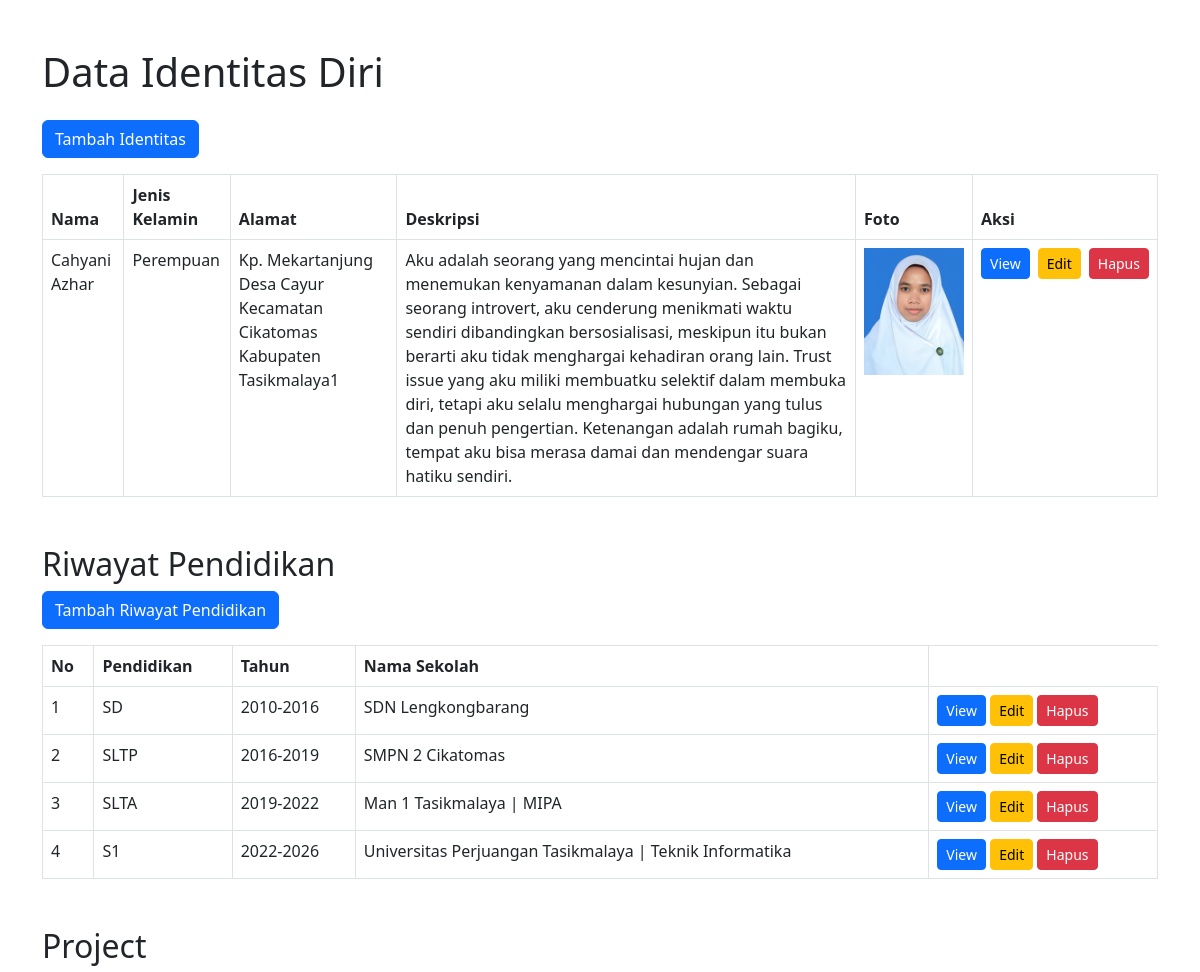
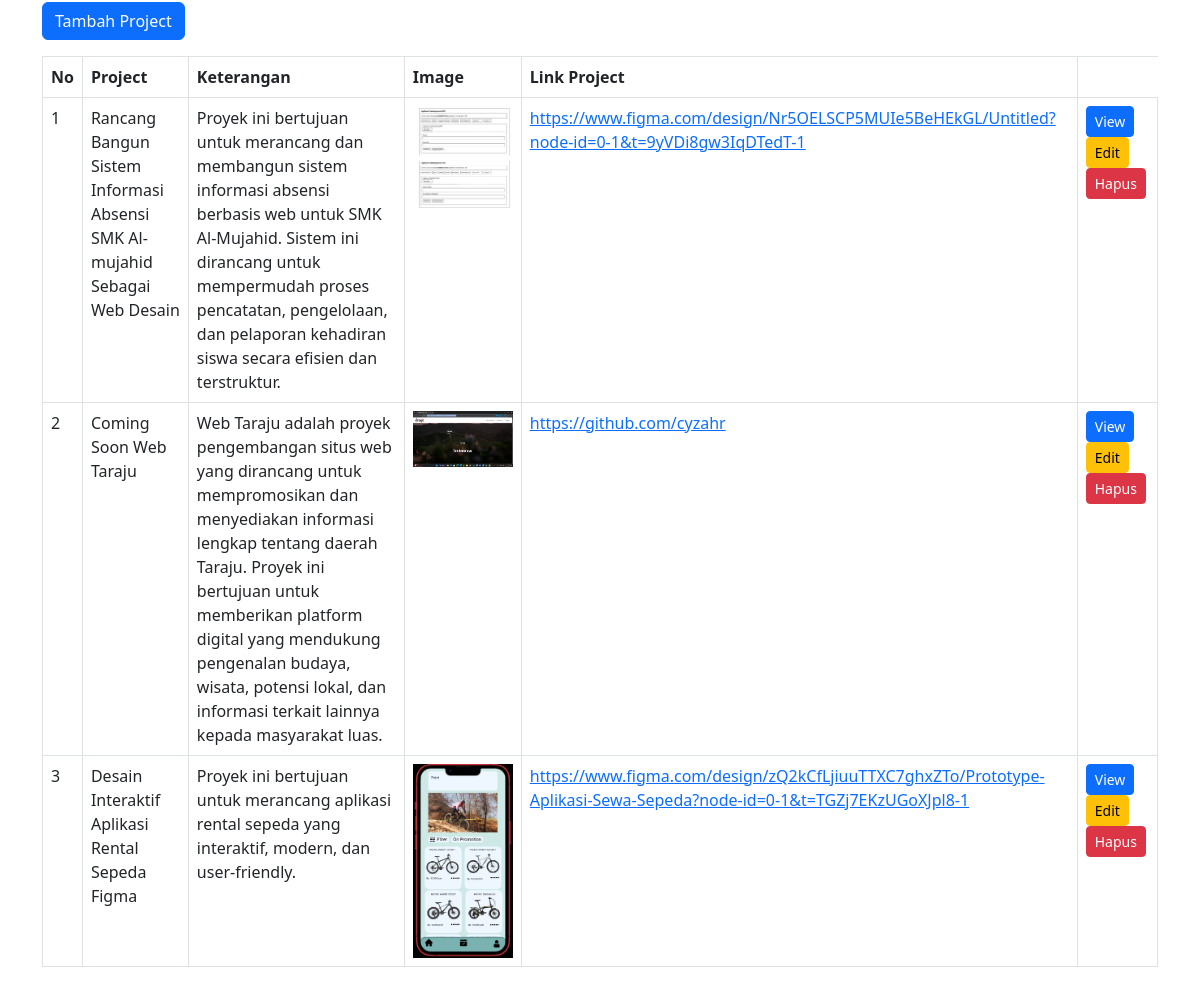
The page / on the database its author committed (2 pictures, top to bottom).
### tables this page shows
CREATE TABLE `users` (
  `id` int(11) NOT NULL,
  `nama` varchar(255) NOT NULL,
  `jenis_kelamin` enum('Laki-laki','Perempuan') NOT NULL,
  `alamat` text NOT NULL,
  `deskripsi` text DEFAULT NULL,
  `foto` varchar(255) DEFAULT NULL
);

CREATE TABLE `riwayat_pendidikan` (
  `id` int(11) NOT NULL,
  `pendidikan` text DEFAULT NULL,
  `tahun` varchar(10) DEFAULT NULL,
  `nama_sekolah` varchar(255) DEFAULT NULL
);

CREATE TABLE `project` (
  `id` int(11) NOT NULL,
  `nama_project` varchar(255) NOT NULL,
  `keterangan` text NOT NULL,
  `image` varchar(255) DEFAULT NULL,
  `link_project` varchar(255) DEFAULT NULL
);

### index.php (the view, shortened to what this page needs)
<?php
include 'database.php';
$sql = "SELECT * FROM users";
$result = $conn->query($sql);
$sql_pendidikan = "SELECT * FROM riwayat_pendidikan";
$pendidikan = $conn->query($sql_pendidikan);
$sql_project = "SELECT * FROM project";
$project = $conn->query($sql_project);
?>
<!DOCTYPE html>
<html lang="id">
    <head>
        <link href="https://cdn.jsdelivr.net/npm/bootstrap@5.3.0-alpha1/dist/css/bootstrap.min.css"
        rel="stylesheet">
        <link rel="stylesheet" href="style.css">
    </head>
    <body>
    <div class="container mt-5">
        <h1 class="mb-4">Data Identitas Diri</h1>
        <a href="create.php" class="btn btn-primary mb-3">Tambah Identitas</a>
        <table class="table table-bordered">
            <thead>
                <tr>
                    <th>Nama</th>
                    <th>Jenis Kelamin</th>
                    <th>Alamat</th>
                    <th>Deskripsi</th>
                    <th>Foto</th>
                    <th>Aksi</th>
                </tr>
            </thead>
            <tbody>
                <?php while ($row = $result->fetch_assoc()): ?>
                    <tr>
                        <td><?= $row['nama'] ?></td>
                        <td><?= $row['jenis_kelamin'] ?></td>
                        <td><?= $row['alamat'] ?></td>
                        <td><?= $row['deskripsi'] ?></td>
                        <td>
                            <img src="assets/images/<?= $row['foto'] ?>" alt="Foto" width="100">
                        </td>
                        <td>
                            <div class="d-flex gap-2">
                                <a href="view.php?id=<?= $row['id'] ?>" class="btn btn-primary btn-sm">View</a>
                                <a href="edit.php?id=<?= $row['id'] ?>" class="btn btn-warning btn-sm">Edit</a>
                                <a href="delete.php?id=<?= $row['id'] ?>" class="btn btn-danger btn-sm">Hapus</a>
                            </div>
                        </td>
                    </tr>
                <?php endwhile; ?>
        </table>
    <h2 class="mt-5">Riwayat Pendidikan</h2>
    <a href="create_riwayat.php" class="btn btn-primary mb-3">Tambah Riwayat Pendidikan</a>
    <table class="table table-bordered">
        <thead>
            <tr>
                <th>No</th>
                <th>Pendidikan</th>
                <th>Tahun</th>
                <th>Nama Sekolah</th>
            </tr>
        </thead>
        <tbody>
            <?php while ($row = $pendidikan->fetch_assoc()): ?>
                <tr>
                    <td><?= $row['id'] ?></td>
                    <td><?= $row['pendidikan'] ?></td>
                    <td><?= $row['tahun'] ?></td>
                    <td><?= $row['nama_sekolah'] ?></td>
                    <td>
                        <a href="view_riwayat.php?id=<?= $row['id'] ?>" class="btn btn-primary btn-sm">View</a>
                        <a href="edit_riwayat.php?id=<?= $row['id'] ?>" class="btn btn-warning btn-sm">Edit</a>
                        <a href="delete_riwayat.php?id=<?= $row['id'] ?>" class="btn btn-danger btn-sm">Hapus</a>
                    </td>
                </tr>
            <?php endwhile; ?>
        </tbody>
    </table>
    <h2 class="mt-5">Project</h2>
    <a href="create_project.php" class="btn btn-primary mb-3">Tambah Project</a>
    <table class="table table-bordered">
        <thead>
            <tr>
                <th>No</th>
                <th>Project</th>
                <th>Keterangan</th>
                <th>Image</th>
                <th>Link Project</th>
            </tr>
        </thead>
        <tbody>
            <?php while ($row = $project->fetch_assoc()): ?>
                <tr>
                    <td><?= $row['id'] ?></td>
                    <td><?= $row['nama_project'] ?></td>
                    <td><?= $row['keterangan'] ?></td>
                    <td>
                        <img src="assets/images/<?= $row['image'] ?>" alt="Project Image" width="100">
                    </td>
                    <td><a href="<?= $row['link_project'] ?>" target="_blank"><?= $row['link_project'] ?></a></td>
                    <td>
                        <a href="view_project.php?id=<?= $row['id'] ?>" class="btn btn-primary btn-sm">View</a>
                        <a href="edit_project.php?id=<?= $row['id'] ?>" class="btn btn-warning btn-sm">Edit</a>
                        <a href="delete_project.php?id=<?= $row['id'] ?>" class="btn btn-danger btn-sm">Hapus</a>
                    </td>
                </tr>
            <?php endwhile; ?>
        </tbody>
    </table>
    </div>
</body>
</html>

### rows shown on the page
users: nama "Cahyani Azhar", jenis_kelamin "Perempuan", alamat "Kp. Mekartanjung Desa Cayur Kecamatan Cikatomas Kabupaten Tasikmalaya1", deskripsi "Aku adalah seorang yang mencintai hujan dan menemukan kenyamanan dalam kesunyian. Sebagai seorang introvert, aku cenderung menikmati waktu sendiri dibandingkan bersosialisasi, meskipun itu bukan berarti aku tidak menghargai kehadiran orang lain. Trust issue yang aku miliki membuatku selektif dalam membuka diri, tetapi aku selalu menghargai hubungan yang tulus dan penuh pengertian. Ketenangan adalah rumah bagiku, tempat aku bisa merasa damai dan mendengar suara hatiku sendiri.", foto (picture)
riwayat_pendidikan: id "1", pendidikan "SD", tahun "2010-2016", nama_sekolah "SDN Lengkongbarang"
riwayat_pendidikan: id "2", pendidikan "SLTP", tahun "2016-2019", nama_sekolah "SMPN 2 Cikatomas"
riwayat_pendidikan: id "3", pendidikan "SLTA", tahun "2019-2022", nama_sekolah "Man 1 Tasikmalaya | MIPA"
riwayat_pendidikan: id "4", pendidikan "S1", tahun "2022-2026", nama_sekolah "Universitas Perjuangan Tasikmalaya | Teknik Informatika"
project: id "1", nama_project "Rancang Bangun Sistem Informasi Absensi SMK Al-mujahid Sebagai Web Desain", keterangan "Proyek ini bertujuan untuk merancang dan membangun sistem informasi absensi berbasis web untuk SMK Al-Mujahid. Sistem ini dirancang untuk mempermudah proses pencatatan, pengelolaan, dan pelaporan kehadiran siswa secara efisien dan terstruktur.", image (picture), link_project "https://www.figma.com/design/Nr5OELSCP5MUIe5BeHEkGL/Untitled?node-id=0-1&t=9yVDi8gw3IqDTedT-1"
project: id "2", nama_project "Coming Soon Web Taraju", keterangan "Web Taraju adalah proyek pengembangan situs web yang dirancang untuk mempromosikan dan menyediakan informasi lengkap tentang daerah Taraju. Proyek ini bertujuan untuk memberikan platform digital yang mendukung pengenalan budaya, wisata, potensi lokal, dan informasi terkait lainnya kepada masyarakat luas.", image (picture), link_project "https://github.com/cyzahr"
project: id "3", nama_project "Desain Interaktif Aplikasi Rental Sepeda Figma", keterangan "Proyek ini bertujuan untuk merancang aplikasi rental sepeda yang interaktif, modern, dan user-friendly.", image (picture), link_project "https://www.figma.com/design/zQ2kCfLjiuuTTXC7ghxZTo/Prototype-Aplikasi-Sewa-Sepeda?node-id=0-1&t=TGZj7EKzUGoXJpl8-1"
